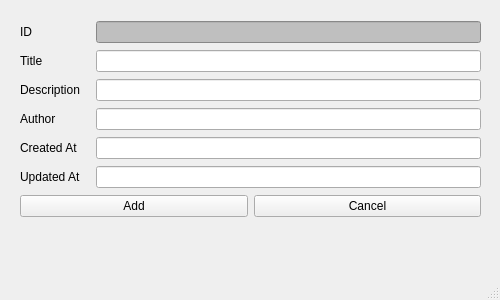
<?xml version="1.0" encoding="UTF-8"?>
<ui version="4.0">
 <class>MainWindow</class>
 <widget class="QMainWindow" name="MainWindow">
  <property name="geometry">
   <rect>
    <x>0</x>
    <y>0</y>
    <width>500</width>
    <height>300</height>
   </rect>
  </property>
  <property name="windowTitle">
   <string>MainWindow</string>
  </property>
  <widget class="QWidget" name="centralwidget">
   <widget class="QWidget" name="verticalLayoutWidget">
    <property name="geometry">
     <rect>
      <x>20</x>
      <y>20</y>
      <width>461</width>
      <height>202</height>
     </rect>
    </property>
    <layout class="QVBoxLayout" name="verticalLayout">
     <item>
      <layout class="QHBoxLayout" name="horizontalLayout">
       <item>
        <widget class="QLabel" name="label">
         <property name="minimumSize">
          <size>
           <width>70</width>
           <height>0</height>
          </size>
         </property>
         <property name="text">
          <string>ID</string>
         </property>
        </widget>
       </item>
       <item>
        <widget class="QLineEdit" name="pollIdLineEdit">
         <property name="styleSheet">
          <string notr="true">background-color: rgb(191, 191, 191);</string>
         </property>
         <property name="readOnly">
          <bool>true</bool>
         </property>
        </widget>
       </item>
      </layout>
     </item>
     <item>
      <layout class="QHBoxLayout" name="horizontalLayout_3">
       <item>
        <widget class="QLabel" name="label_3">
         <property name="minimumSize">
          <size>
           <width>70</width>
           <height>0</height>
          </size>
         </property>
         <property name="text">
          <string>Title</string>
         </property>
        </widget>
       </item>
       <item>
        <widget class="QLineEdit" name="titleLineEdit"/>
       </item>
      </layout>
     </item>
     <item>
      <layout class="QHBoxLayout" name="horizontalLayout_4">
       <item>
        <widget class="QLabel" name="label_4">
         <property name="minimumSize">
          <size>
           <width>70</width>
           <height>0</height>
          </size>
         </property>
         <property name="text">
          <string>Description</string>
         </property>
        </widget>
       </item>
       <item>
        <widget class="QLineEdit" name="descriptionLineEdit"/>
       </item>
      </layout>
     </item>
     <item>
      <layout class="QHBoxLayout" name="horizontalLayout_5">
       <item>
        <widget class="QLabel" name="label_5">
         <property name="minimumSize">
          <size>
           <width>70</width>
           <height>0</height>
          </size>
         </property>
         <property name="text">
          <string>Author</string>
         </property>
        </widget>
       </item>
       <item>
        <widget class="QLineEdit" name="authorLineEdit"/>
       </item>
      </layout>
     </item>
     <item>
      <layout class="QHBoxLayout" name="horizontalLayout_2">
       <item>
        <widget class="QLabel" name="label_2">
         <property name="minimumSize">
          <size>
           <width>70</width>
           <height>0</height>
          </size>
         </property>
         <property name="text">
          <string>Created At</string>
         </property>
        </widget>
       </item>
       <item>
        <widget class="QLineEdit" name="createdAtLineEdit"/>
       </item>
      </layout>
     </item>
     <item>
      <layout class="QHBoxLayout" name="horizontalLayout_6">
       <item>
        <widget class="QLabel" name="label_6">
         <property name="minimumSize">
          <size>
           <width>70</width>
           <height>0</height>
          </size>
         </property>
         <property name="text">
          <string>Updated At</string>
         </property>
        </widget>
       </item>
       <item>
        <widget class="QLineEdit" name="updatedAtLineEdit"/>
       </item>
      </layout>
     </item>
     <item>
      <layout class="QHBoxLayout" name="horizontalLayout_7">
       <item>
        <widget class="QPushButton" name="addButton">
         <property name="text">
          <string>Add</string>
         </property>
        </widget>
       </item>
       <item>
        <widget class="QPushButton" name="cancelButton">
         <property name="text">
          <string>Cancel</string>
         </property>
        </widget>
       </item>
      </layout>
     </item>
    </layout>
   </widget>
  </widget>
  <widget class="QStatusBar" name="statusbar"/>
 </widget>
 <resources/>
 <connections/>
</ui>
